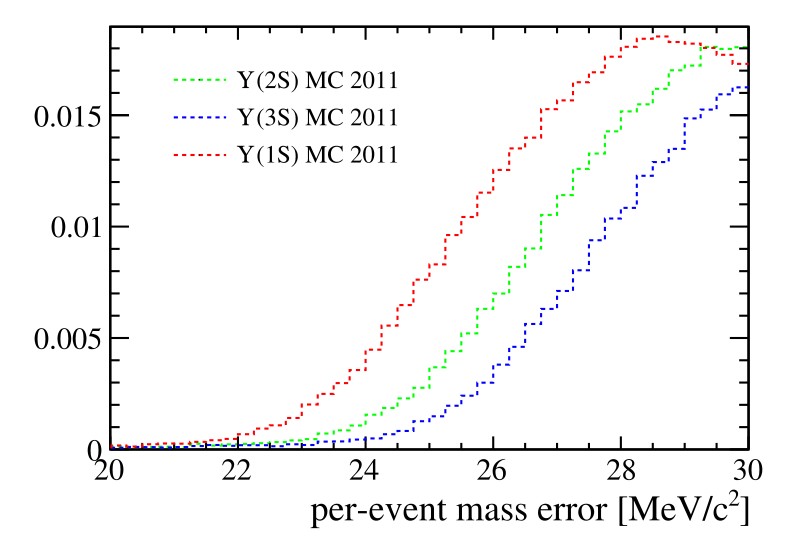

The Python source for this figure:
from ROOT import *
import sys
sys.path.append("..")
import math
gROOT.ProcessLine(".x $LHCBSTYLEROOT/src/lhcbStyle.C")
#gROOT.SetBatch()
import OurSites
import CutsList
import simplejson as json

inputTuples = {
        #'DATA2011': OurSites.MY_TUPLE_PATH + "RealData_2011_s21r1_Erasmus_v10r3_976pb.root",
        #'DATA2012': OurSites.MY_TUPLE_PATH + "RealData_2012_s21_Erasmus_v10r3_1991pb.root",
        'Y1MC2011': OurSites.MY_TUPLE_PATH + "Upsilon_1S_MC_2011.root",
        #'Y1MC2012': OurSites.MY_TUPLE_PATH + "Upsilon_1S_MC_2012.root",
        'Y2MC2011': OurSites.MY_TUPLE_PATH + "Upsilon_2S_MC_2011.root",
        #'Y2MC2012': OurSites.MY_TUPLE_PATH + "Upsilon_2S_MC_2012.root",
        'Y3MC2011': OurSites.MY_TUPLE_PATH + "Upsilon_3S_MC_2011.root",
        #'Y3MC2012': OurSites.MY_TUPLE_PATH + "Upsilon_3S_MC_2012.root",
        }

histos = {}
hEta = {}
hlogpT = {}

canv = TCanvas()
canvEta = TCanvas()
canvpT = TCanvas()

for sample, tup in inputTuples.items():
    cut = CutsList.PreSelection
    if "Y1" in sample: cut = cut + "&&" + CutsList.truthMatching['Y']
    if "Y2" in sample: cut = cut + "&&" + CutsList.truthMatching['Y2']
    if "Y3" in sample: cut = cut + "&&" + CutsList.truthMatching['Y3']
    tupleName = 'A1/A1'
    t2 = TChain(tupleName)
    t2.Add(tup)
    histos[sample] = TH1F(sample, sample, 800,0.,200.)
    t2.Draw('B_MMass_Err>>{0}'.format(sample), cut)
    hEta[sample] = TH1F('eta'+sample, sample, 200,2.,5.)
    t2.Draw('B_eta>>{0}'.format('eta'+sample), cut)
    hlogpT[sample] = TH1F('pt'+sample, sample, 200,3.8,5)
    t2.Draw('log10(Bpt)>>{0}'.format('pt'+sample), cut)

    lineColor = {'Y1':2, 'Y2':3, 'Y3':4}
for i, sample in enumerate(inputTuples.keys()):
    if 'Y1' in sample:
        histos[sample].SetLineColor(2)
        hEta[sample].SetLineColor(2)
        hlogpT[sample].SetLineColor(2)
    if 'Y2' in sample:
        histos[sample].SetLineColor(3)
        hEta[sample].SetLineColor(3)
        hlogpT[sample].SetLineColor(3)
    if 'Y3' in sample:
        histos[sample].SetLineColor(4)
        hEta[sample].SetLineColor(4)
        hlogpT[sample].SetLineColor(4)
    if '2011' in sample:
        histos[sample].SetLineStyle(2)
        hEta[sample].SetLineStyle(2)
        hlogpT[sample].SetLineStyle(2)
    if i==0:
        option = ''
    else:
        option = 'same'
    canv.cd()
    histos[sample].GetXaxis().SetRangeUser(20,30)
    histos[sample].GetXaxis().SetTitle('per-event mass error [MeV/c^{2}]')
    histos[sample].DrawNormalized(option)

    canvEta.cd()
    hEta[sample].DrawNormalized(option)

    canvpT.cd()
    hlogpT[sample].DrawNormalized(option)

canv.BuildLegend()
canv.Print('PlotPerEvMassErr.pdf')
canv.Update()
#canvEta.Print('PlotEta.pdf')
#canvpT.Print('PlotLogpt.pdf')
